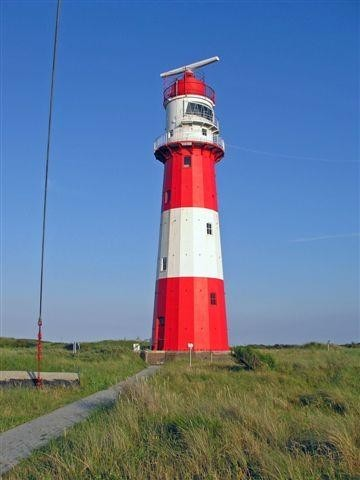
%> input picture lh.jpg, 360 x 480 px
$ octave DWT.m   (GNU Octave 9; MATLAB toolbox functions it lacks are replaced by stand-ins)
%> lines starting %> are read from the running program, lines starting %| are printed output that depends on the picture
clc
close all

% Reading the image
X=imread('lh.jpg');
%> X is the input picture: size 480x360x3 uint8; mean R, G, B 101.2, 120.7, 149.1
M = X;
X=X(1:256,1:256);
%> X: size 256x256 uint8

% Applying Haar Wavelet Transform
[cA1,cH1,cV1,cD1] = dwt2(X,'haar');
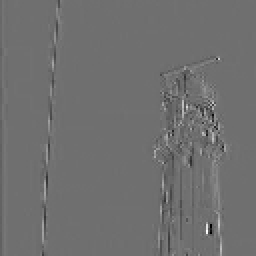
%> cV1: size 128x128 double (shown 2 times larger); min -135.5, max 173.5, mean 0.1; drawn with min black and max white
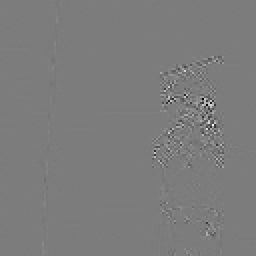
%> cD1: size 128x128 double (shown 2 times larger); min -68.5, max 71.5, mean 0; drawn with min black and max white

re_ima1 = idwt2(cA1,cH1,cV1,cD1,'haar'); % Performs a single-level 2-D wavelet reconstruction
re_ima=uint8(re_ima1); % Convert to unsigned 8-bit integer
subplot(2,1,1);
imshow(M);
title('Input image');
subplot(2,1,2);
imshow(re_ima);
title('1-level reconstructed image');

% Multilevel 2-D wavelet decomposition
[C,S] = wavedec2(X,2,'haar');
%> S = [64 64; 64 64; 128 128; 256 256]
A2 = wrcoef2('a',C,S,'haar',2); % Reconstruct single branch from 2-D wavelet coefficients
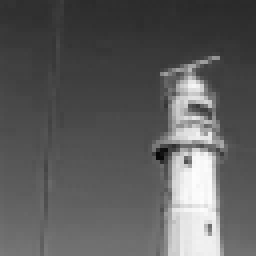
%> A2: size 256x256 double; min 8.94, max 253.7, mean 92.5
A1 = wrcoef2('a',C,S,'haar',1);
H1 = wrcoef2('h',C,S,'haar',1);
V1 = wrcoef2('v',C,S,'haar',1);
D1 = wrcoef2('d',C,S,'haar',1);
H2 = wrcoef2('h',C,S,'haar',2);
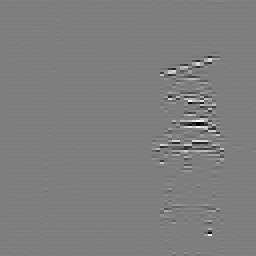
%> H2: size 256x256 double; min -63.25, max 63.25, mean 0; drawn with min black and max white
V2 = wrcoef2('v',C,S,'haar',2);
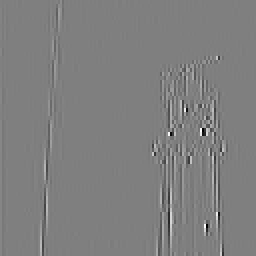
%> V2: size 256x256 double; min -60.63, max 60.63, mean 0; drawn with min black and max white
D2 = wrcoef2('d',C,S,'haar',2);
colormap(gray);

subplot(2,4,1);
image(wcodemat(A1,192)); % Extended pseudocolor matrix scaling.
title('Approximation A1')
subplot(2,4,2);
image(wcodemat(H1,192));
title('Horizontal Detail H1')
subplot(2,4,3);
image(wcodemat(V1,192));
title('Vertical Detail V1')
subplot(2,4,4);
image(wcodemat(D1,192));
title('Diagonal Detail D1')
subplot(2,4,5);
image(wcodemat(A2,192));
title('Approximation A2')
subplot(2,4,6);
image(wcodemat(H2,192));
title('Horizontal Detail H2')
subplot(2,4,7);
image(wcodemat(V2,192));
title('Vertical Detail V2')
subplot(2,4,8);
image(wcodemat(D2,192));
title('Diagonal Detail D2')
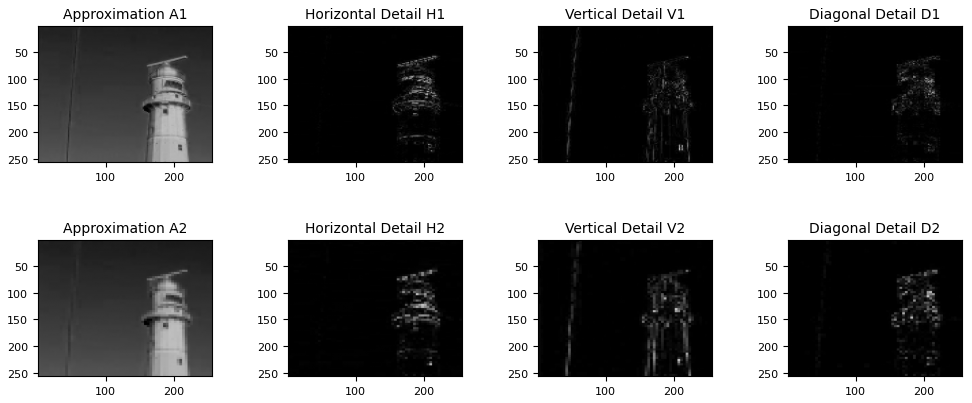
%> figure redrawn from the program's plot data, 8 panels
dec2d = [A2,A1,H1,V1,D1,H2,V2,D2];
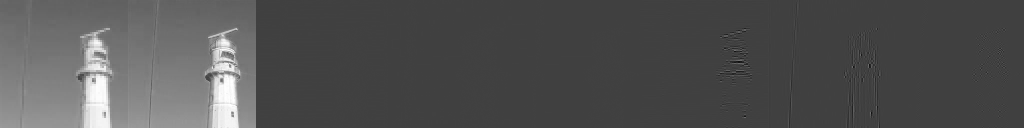
%> dec2d: size 256x2048 double (shown at 1/2 size); min -86.75, max 255, mean 23.1; drawn with min black and max white

re_ima1 = waverec2(C,S,'haar'); % Multilevel 2-D wavelet reconstruction.
re_ima=uint8(re_ima1);
figure;
subplot(2,1,1);
imshow(M);
title('Input image');
subplot(2,1,2);
imshow(re_ima);
title('2-level reconstructed image');

n=1;
X=imread('lh.jpg');
X=X(1:256,1:256);
X=double(X)-128;
%> X: size 256x256 double

[Lo_D,Hi_D,Lo_R,Hi_R] = wfilters('haar');
%> (the run ends here)
